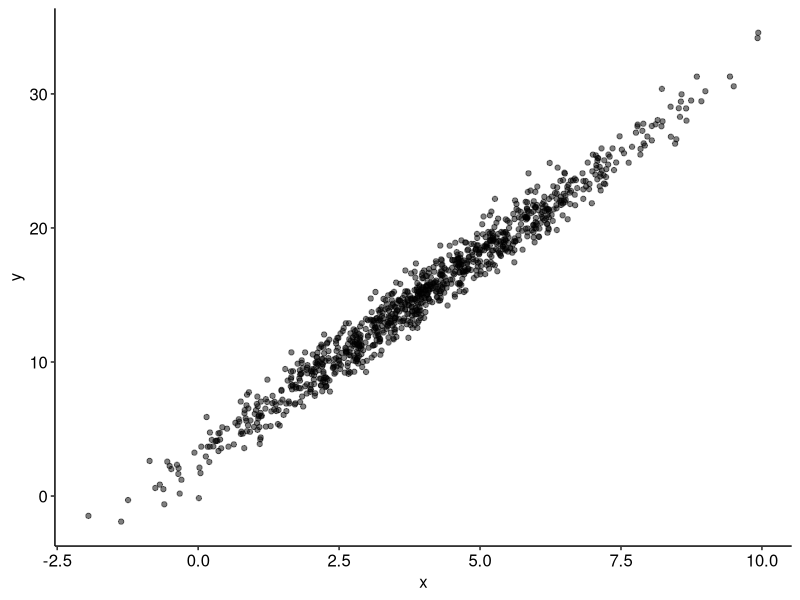
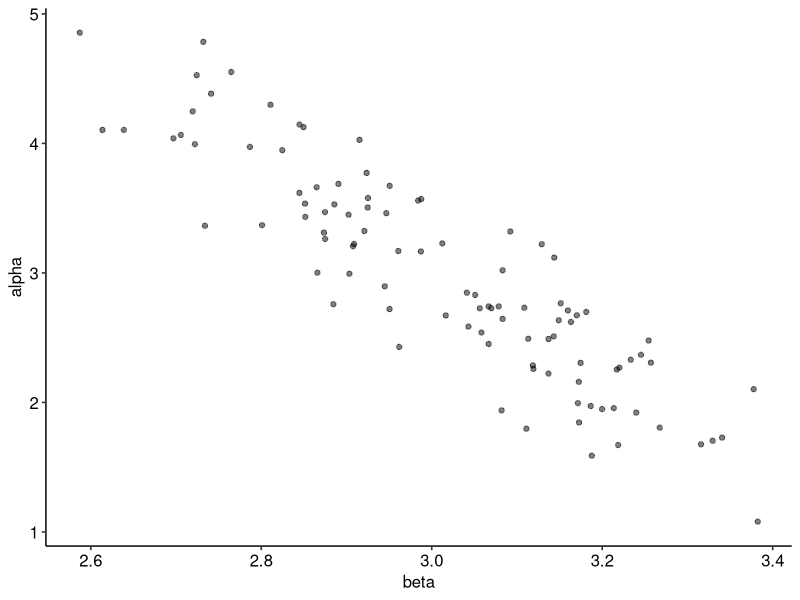
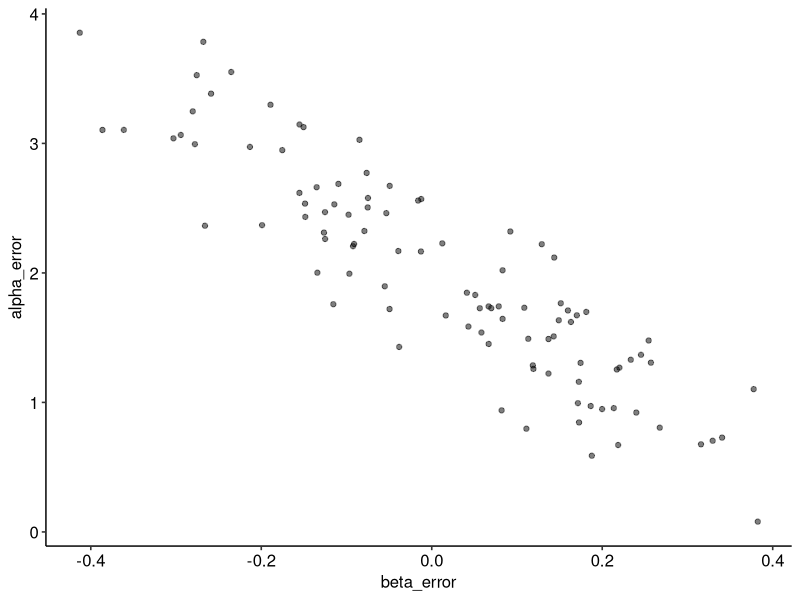

Reproduce these figures in R, in order.
## ---- chunk 1

library(tidyr)
library(dplyr)
library(purrr)
library(magrittr)
library(ggplot2)
library(ggpubr)

## ---- chunk 2

set.seed(7)

n_population = 1000
n_samples = 100

mean_population = 4
sd_population = 2

mean_noise = 2
sd_noise = 1

alpha_population = 1
beta_population = 3

## ---- chunk 3

# Simulate a data-generating process.
dat = 
  tibble(group = rep(1:n_samples, each = n_population / n_samples),
         x = rnorm(n_population, mean_population, sd_population),
         y = (alpha_population + beta_population * x) + rnorm(n_population, mean_noise, sd_noise)) %>% 
  # Prepare samples for regression.
  group_by(group) %>% 
  nest %>% 
  # Regress.
  mutate(model = 
           map(data,
               ~ lm(y ~ x, .x)),
         # Get coefficients.
         coefficients = 
           map(model,
               coef),
         alpha = 
           map(coefficients,
               extract2,
               1),
         beta = 
           map(coefficients,
               extract2,
               2),
         # Get error for each coefficient from the original parameter.
         alpha_error = 
           map(alpha,
               ~ subtract(.x, alpha_population)),
         beta_error = 
           map(beta,
               ~ subtract(.x, beta_population)))

# Check the resulting object.
dat %>% head(5)

## ---- chunk 4

vis_population = 
  dat %>% 
  ungroup %>% 
  select(data) %>% 
  unnest %>% 
  ggplot() +
  geom_point(aes(x = x,
                 y = y),
             alpha = 0.50) +
  theme_pubr()

ggsave("output/vis_population.png",
       vis_population,
       width = 4,
       height = 4,
       dpi = 300)

## ---- chunk 5

vis_coef = 
  dat %>% 
  ungroup %>% 
  select(alpha, beta) %>% 
  unnest %>% 
  ggplot() +
  geom_point(aes(x = beta,
                 y = alpha),
             alpha = 0.50) +
  theme_pubr()

ggsave("output/vis_coef.png",
       vis_coef,
       width = 4,
       height = 4,
       dpi = 300)

## ---- chunk 6

vis_error = 
  dat %>% 
  ungroup %>% 
  select(alpha_error, beta_error) %>% 
  unnest %>% 
  ggplot() + 
  geom_point(aes(x = beta_error,
                 y = alpha_error),
             alpha = 0.50) +
  theme_pubr()

ggsave("output/vis_error.png",
       vis_error,
       width = 4,
       height = 4,
       dpi = 300)

## ---- chunk 7

dat_cov_error = 
  dat %>% 
  ungroup %>% 
  select(alpha_error, beta_error) %>% 
  unnest

val_cov_error = cov(dat_cov_error$alpha_error, dat_cov_error$beta_error)

val_cov_error

val_cov_error == 0

